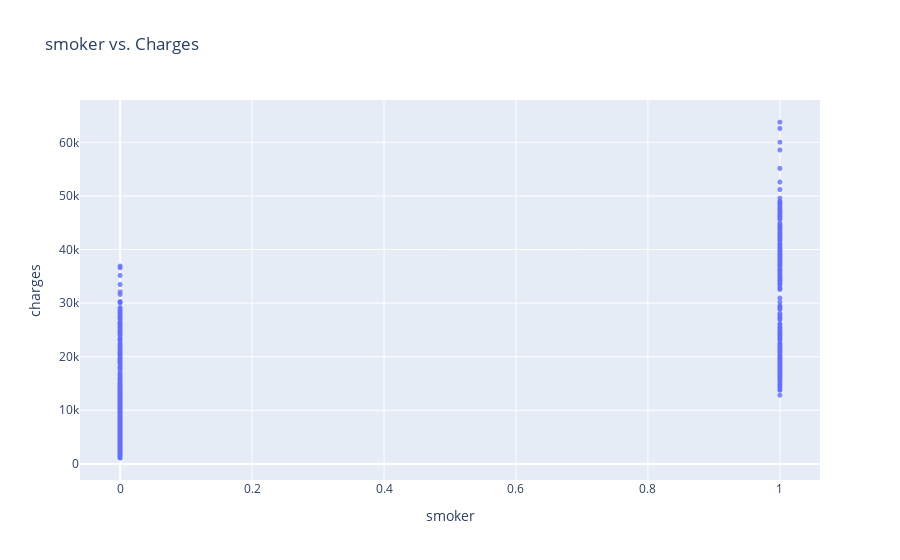

The cell this chart's notebook holds for it:
### Code cell
fig = px.scatter(df, 
                 x='smoker', 
                 y='charges', 
                 #color='smoker', 
                 opacity=0.8, 
                 hover_data=['sex'], 
                 title='smoker vs. Charges')
fig.update_traces(marker_size=5)
fig.show()

### Figure 1 — Plotly figure (JSON) as saved in the notebook; plotly's stock layout.template omitted (floating-point values rounded to 4 significant figures; data arrays with more than 128 entries replaced by an {"elided": "..."} marker saying what was removed)
{"data": [{"customdata": {"elided": "1338x1 int values"}, "hovertemplate": "smoker=%{x}<br>charges=%{y}<br>sex=%{customdata[0]}<extra></extra>", "legendgroup": "", "marker": {"color": "#636efa", "opacity": 0.8, "size": 5, "symbol": "circle"}, "mode": "markers", "name": "", "showlegend": false, "type": "scattergl", "x": {"elided": "1338 int values"}, "xaxis": "x", "y": {"elided": "1338 float values"}, "yaxis": "y"}], "layout": {"legend": {"tracegroupgap": 0}, "title": {"text": "smoker vs. Charges"}, "xaxis": {"anchor": "y", "domain": [0, 1], "title": {"text": "smoker"}}, "yaxis": {"anchor": "x", "domain": [0, 1], "title": {"text": "charges"}}}}
